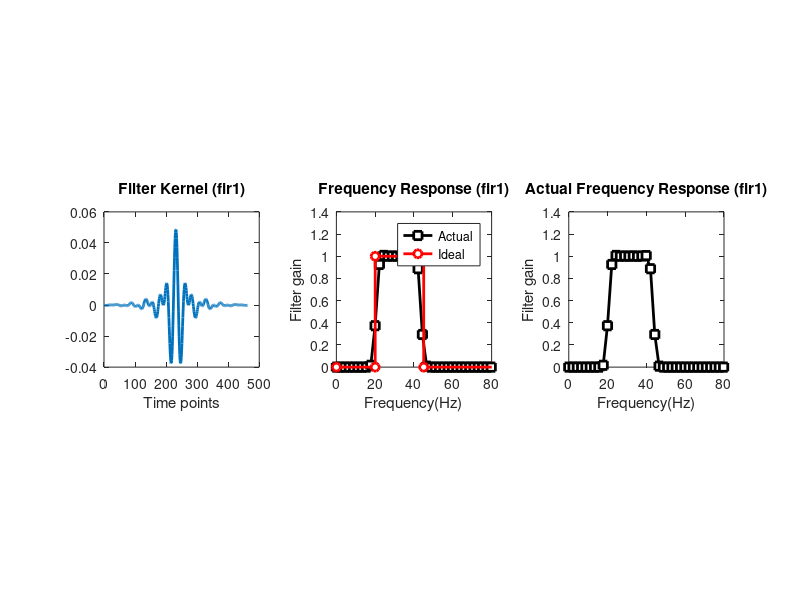

This figure's MATLAB source:
clc
clear all
close all

srate=1024; %Hz
nyquist=srate/2; 
frange=[20 45]; % fiter frequencies between 20Hz and 45 Hz
transw= 10/100; % 10 percent transition width
order= round(9*srate/frange(1)); %number of time points in the filter kernel
fx=[0 frange(1) frange frange(2) nyquist];
shape=[0 0 1 1 0 0];

%filter kernel
filtkern=fir1(order,frange/nyquist);

%power spectrum of filter kernel
filtpow=abs(fft(filtkern)).^2;

%frequency vector
fvector=linspace(0,nyquist,floor(length(filtkern)/2)+1);
filtpow=filtpow(1:length(fvector));

%% Plotting
subplot(131)
plot(filtkern,'linew',2)
xlabel('Time points')
title('Filter Kernel (fir1)')
axis square

subplot(132)
plot(fvector,filtpow,'ks-','linew',2,'markerfacecolor','w')
hold on
plot(fx,shape,'ro-','linew',2,'markerfacecolor','w')
set(gca,'xlim',[0 frange(1)*4])
axis square
xlabel('Frequency(Hz)')
ylabel('Filter gain')
title('Frequency Response (fir1)')
legend('Actual','Ideal')

subplot(133)
plot(fvector,filtpow,'ks-','linew',2,'markerfacecolor','w')
title('Actual Frequency Response (fir1)')
set(gca,'xlim',[0 frange(1)*4])
axis square
xlabel('Frequency(Hz)')
ylabel('Filter gain')